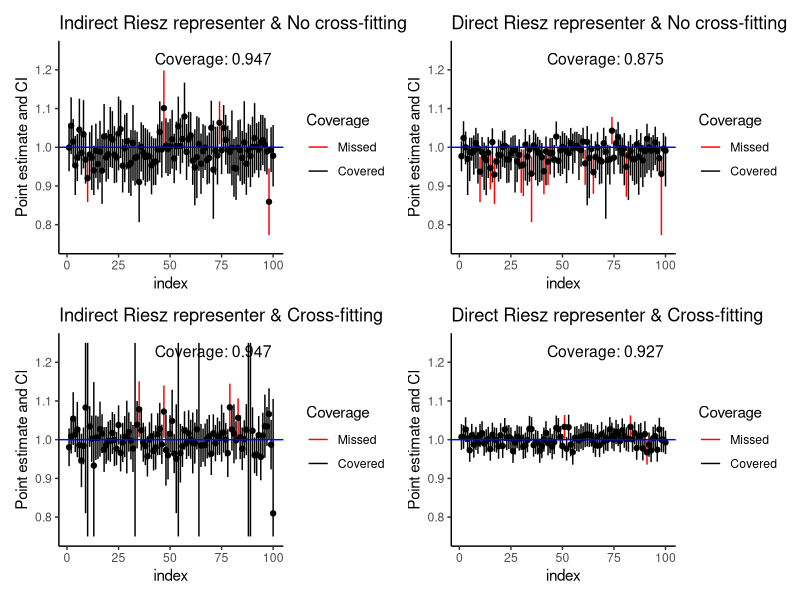

Recreate this plot in R.
library(tidyverse)
library(patchwork)
no_cross_fit_results <- read_csv("ase_experiment/lasso_experiment/Results/no_cross_fit_results.csv")
cross_fit_results <- read_csv("ase_experiment/lasso_experiment/Results/cross_fit_results.csv")
no_cross_fit_results = no_cross_fit_results %>% sample_frac() %>% mutate(index = 1:1000, indirect_coverage = indirect_lower <= truth & truth <= indirect_upper)
no_cross_fit_results = no_cross_fit_results %>%  mutate(riesz_coverage = riesz_lower <= truth & truth <= riesz_upper)

cross_fit_results = cross_fit_results %>% sample_frac() %>% mutate(index = 1:1000, indirect_coverage = indirect_lower <= truth & truth <= indirect_upper)
cross_fit_results = cross_fit_results %>% mutate(riesz_coverage = riesz_lower <= truth & truth <= riesz_upper)

ymax = 1.25
ymin = 0.75


a = ggplot(no_cross_fit_results[1:100,])+
  geom_segment(aes(x=index, y=indirect_lower,xend=index, yend=indirect_upper, color = as.factor(indirect_coverage)))+
  geom_point(aes(x=index, y=indirect_estimate))+
  theme_classic()+
  scale_color_manual(                      
    values = c('FALSE' = "red", "TRUE" = "black"),
    name = "Coverage",
    labels = c("Missed", "Covered")
  )+
  geom_hline(yintercept = no_cross_fit_results$truth[1],color='blue')+
  ylab('Point estimate and CI')+
  annotate("text", 
           x = Inf, y = Inf, 
           label = paste0("Coverage: ", round(mean(no_cross_fit_results$indirect_coverage),5)), 
           hjust = 1.1, vjust = 2, 
           size = 4)+
  ylim(ymin,ymax)+
  ggtitle('Indirect Riesz representer & No cross-fitting')



b = ggplot(no_cross_fit_results[1:100,])+
  geom_segment(aes(x=index, y=indirect_lower,xend=index, yend=riesz_upper, color = as.factor(riesz_coverage)))+
  geom_point(aes(x=index, y=riesz_estimate))+
  theme_classic()+
  scale_color_manual(                      
    values = c('FALSE' = "red", "TRUE" = "black"),
    name = "Coverage",
    labels = c("Missed", "Covered")
  )+
  geom_hline(yintercept = no_cross_fit_results$truth[1],color='blue')+
  ylab('Point estimate and CI')+
  annotate("text", 
           x = Inf, y = Inf, 
           label = paste0("Coverage: ", round(mean(no_cross_fit_results$riesz_coverage),5)), 
           hjust = 1.1, vjust = 2, 
           size = 4)+
  ylim(ymin, ymax)+
  ggtitle('Direct Riesz representer & No cross-fitting')


c = ggplot(cross_fit_results[1:100,])+
  geom_segment(aes(x=index, y=pmax(ymin,indirect_lower),xend=index, yend=pmin(ymax,indirect_upper), color = as.factor(indirect_coverage)))+
  geom_point(aes(x=index, y=indirect_estimate))+
  theme_classic()+
  scale_color_manual(                      
    values = c('FALSE' = "red", "TRUE" = "black"),
    name = "Coverage",
    labels = c("Missed", "Covered")
  )+
  geom_hline(yintercept = no_cross_fit_results$truth[1],color='blue')+
  ylab('Point estimate and CI')+
  annotate("text", 
           x = Inf, y = Inf, 
           label = paste0("Coverage: ", round(mean(cross_fit_results$indirect_coverage),5)), 
           hjust = 1.1, vjust = 2, 
           size = 4)+
  ylim(ymin, ymax)+
  ggtitle('Indirect Riesz representer & Cross-fitting')

d = ggplot(cross_fit_results[1:100,])+
  geom_segment(aes(x=index, y=riesz_lower,xend=index, yend=riesz_upper, color = as.factor(riesz_coverage)))+
  geom_point(aes(x=index, y=riesz_estimate))+
  theme_classic()+
  scale_color_manual(                      
    values = c('FALSE' = "red", "TRUE" = "black"),
    name = "Coverage",
    labels = c("Missed", "Covered")
  )+
  geom_hline(yintercept = no_cross_fit_results$truth[1],color='blue')+
  ylab('Point estimate and CI')+
  annotate("text", 
           x = Inf, y = Inf, 
           label = paste0("Coverage: ", round(mean(cross_fit_results$riesz_coverage),5)), 
           hjust = 1.1, vjust = 2, 
           size = 4)+
  ylim(ymin, ymax)+
  ggtitle('Direct Riesz representer & Cross-fitting')



a+b+c+d